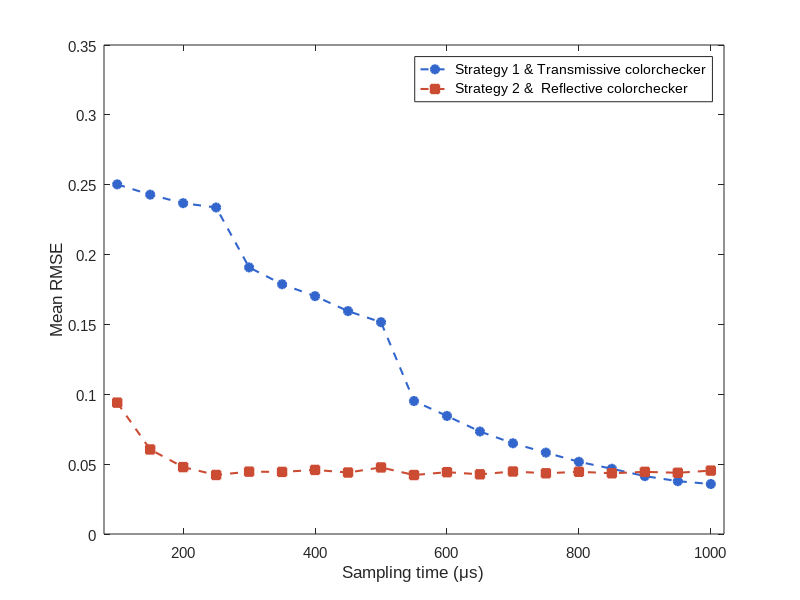

MATLAB code to generate this figure: (Note: this script raises an error after producing the figure.)
clear;
clc;

%% 加载两个数据集
data1 = load('duration_benchmark_results_colorchecker_trans_0118.mat');
data2 = load('duration_benchmark_results_colorchecker_ref_0104.mat');

results1 = data1.results;
results2 = data2.results;

%% 绘制对比图
show_grid = false;  % Grid开关，默认关闭
figure('Position', [100, 100, 700, 450]);

% 转换为微秒
duration_us_1 = results1.duration_list * 1e6;
duration_us_2 = results2.duration_list * 1e6;

hold on;

% 曲线1: colorchecker_trans_0118
plot(duration_us_1, results1.mean_rmse, '--o', ...
    'Color', [0.2, 0.4, 0.8], 'LineWidth', 1.5, 'MarkerSize', 6, ...
    'MarkerFaceColor', [0.2, 0.4, 0.8]);

% 曲线2: colorchecker_ref_0104
plot(duration_us_2, results2.mean_rmse, '--s', ...
    'Color', [0.8, 0.3, 0.2], 'LineWidth', 1.5, 'MarkerSize', 6, ...
    'MarkerFaceColor', [0.8, 0.3, 0.2]);

hold off;

% 坐标轴设置
xlabel('Sampling time (μs)', 'FontSize', 12, 'FontName', 'Arial');
ylabel('Mean RMSE', 'FontSize', 12, 'FontName', 'Arial');

if show_grid
    grid on;
end

% x轴范围
all_durations = [duration_us_1(:); duration_us_2(:)];
xlim([min(all_durations)-20, max(all_durations)+20]);

% 图例
legend({'Strategy 1 & Transmissive colorchecker', 'Strategy 2 &  Reflective colorchecker'}, ...
    'Location', 'best', 'FontSize', 10, 'FontName', 'Arial');

set(gca, 'FontName', 'Arial', 'FontSize', 11, 'Box', 'on');

h_gt = gcf;
set_fig(h_gt, 'Arial', 14, 1.5, [18, 12]);

%% 输出统计信息
fprintf('========== 对比统计 ==========\n');
fprintf('\nColorChecker Trans 0118:\n');
fprintf('  最优采样时间: %d μs\n', round(results1.optimal_duration * 1e6));
fprintf('  最优RMSE: %.4f\n', results1.optimal_rmse);

fprintf('\nColorChecker Ref 0104:\n');
fprintf('  最优采样时间: %d μs\n', round(results2.optimal_duration * 1e6));
fprintf('  最优RMSE: %.4f\n', results2.optimal_rmse);
fprintf('==============================\n');
